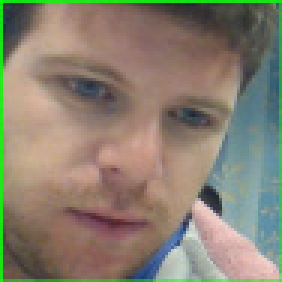
#> input picture face/images/comp000.jpeg, 94 x 94 px (shown 3 times larger)
$ python find_in_photo_old_polygon.py images/comp000.jpeg   (Python 2 division)   (older library calls are emulated)
#> lines starting #> are read from the running program, lines starting #| are printed output that depends on the picture; after the words box and inside, x2 and y2 are one past the last pixel; in counts of white or black regions, pixels touching at a corner belong together
import os,time
import numpy as np
import cv2,sys
faces_num = 0
def main():
    # Get user supplied values
    imagePath = sys.argv[1]
    scale = 1.1
    size = 10
    neighbors = 1
    done = False
    faceCascade = cv2.CascadeClassifier(str("src/haarcascade_frontalface_default.xml"))
    eye_cascade = cv2.CascadeClassifier(str("src/haarcascade_eye.xml"))
    mouthCascade = cv2.CascadeClassifier(str("src/Mouth.xml"))
    noseCascade = cv2.CascadeClassifier(str("src/haarcascade_mcs_nose.xml"))
    glassesCascade = cv2.CascadeClassifier(str("src/eye_glasses.xml"))
    # Read the image
    # Detect faces in the image
    while not done:
        image = cv2.imread(imagePath)
#> image is the input picture: shape (94, 94, 3); mean B, G, R 112.7, 128.1, 137
        frame = image
        gray = cv2.cvtColor(image, cv2.COLOR_BGR2GRAY)
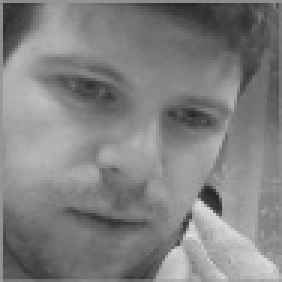
#> gray: shape (94, 94) (shown 3 times larger); min 37, max 225, mean 129
        faces = faceCascade.detectMultiScale(
            gray,
            scaleFactor=scale,
            minNeighbors=neighbors,
            minSize=(size, size),
            flags = cv2.cv.CV_HAAR_SCALE_IMAGE
        )
#> faces = [[2, 4, 89, 89]]
        # Draw a rectangle around the faces
        eye_counter = 0
        face_counter = 0
        feature_width = 10
        record = True
        if len(faces)>0:
            for (x, y, w, h) in faces:
                if record == True and done == True:
                   break
                mouth_found = False
                nose_found = False
                eye_found = False
                eye_up = 1
                face_counter+=1
                roi_gray = gray[y:y+h, x:x+w]
                roi_color = frame[y:y+h, x:x+w]
                eyes = eye_cascade.detectMultiScale(roi_gray)
                nose = noseCascade.detectMultiScale(roi_gray)
                mouth = mouthCascade.detectMultiScale(roi_gray)
                #cv2.rectangle(frame, (x, y), (x+w, y+h), (255, 0, 0), 2)
                print 'face  : x = %s  y = %s  w = %s  h = %s'%(x,y,w,h)
                print "number of eyes = %s"%len(eyes)
                if len(eyes) < 2:
                    eyes = glassesCascade.detectMultiScale(roi_gray)
                    print len(eyes)
                for i in range(len (eyes)):
                    if eye_found :
                        break
                    for (ex,ey,ew,eh) in eyes:
                        # [6 lines of commented-out code are left out]
                        eye_counter+=1
                        if eye_counter > eye_up:
                            if abs(ey_1-ey) < 20 and abs(ex_1-ex) > 15 and abs(eh_1 -eh ) < 15:
                                print 'eye_2 : x = %s  y = %s  w = %s  h = %s'%(ex,ey,ew,eh)
                                cv2.rectangle(roi_color,(ex+ew/2,ey+eh/2),(ex+ew/2,ey+eh/2),(0,255, 255),feature_width)
                                cv2.rectangle(roi_color,(ex_1+ew_1/2,ey_1+eh_1/2),(ex_1+ew_1/2,ey_1+eh_1/2),(0,255, 255),feature_width)
                                ex_2 = ex
                                ey_2 = ey
                                ew_2 = ew
                                eh_2 = eh
                                eye_found = True
                                eye_counter = 0
                                eye_up = 1
                                # [4 lines of commented-out code are left out]
                                if record:
                                    cv2.line(roi_color,(ex_1+ew_1/2,ey_1+eh_1/2),(ex_2+ew_2/2,ey_2+eh_2/2),(255, 255, 255),2)
                                break
                            else:
                                eye_counter = 0
                                eye_up += 1
                        elif eye_counter == eye_up:
                            #cv2.rectangle(roi_color,(ex+ew/2,ey+eh/2),(ex+ew/2,ey+eh/2),(0, 255, 255),feature_width)
                            print 'eye_1 : x = %s  y = %s  w = %s  h = %s'%(ex,ey,ew,eh)
                            ex_1 = ex
                            ey_1 = ey
                            ew_1 = ew
                            eh_1 = eh
                            # [4 lines of commented-out code are left out]
                for (mx,my,mw,mh) in mouth:
                    #print 'mouth : x = %s  y = %s  w = %s  h = %s'%(mx,my,mw,mh)

                    if not eye_found or mouth_found :
                        break
                    else:
                        if my>ey+20 and h <my+mh+20:
                            print 'mouth : x = %s  y = %s  w = %s  h = %s'%(mx,my,mw,mh)
                            cv2.rectangle(roi_color,(mx+mw/2,my+mh/2),(mx+mw/2,my+mh/2),(255, 0, 255),feature_width)
                            # [4 lines of commented-out code are left out]
                            mouth_found = True
                            if record:
                                cv2.line(roi_color,(ex_1+ew_1/2,ey_1+eh_1/2),(mx+mw/2,my+mh/2),(255, 255, 255),2)
                                cv2.line(roi_color,(ex_2+ew_2/2,ey_2+eh_2/2),(mx+mw/2,my+mh/2),(255, 255, 255),2)
                            break
                for (nx,ny,nw,nh) in nose:
                    if not mouth_found or nose_found:
                        break
                    else:
                        print 'nose : x = %s  y = %s  w = %s  h = %s'%(nx,ny,nw,nh)
                        if ny<my and ny >ey:
                            if (ex_1+ex_2)/2<nx+30 and (ex_1+ex_2)/2>nx-30:
                                nose_found = True
                                cv2.rectangle(roi_color,(nx+nw/2,ny+nh/2),(nx+nw/2,ny+nh/2),(255, 255, 0),feature_width)
                                done = True
                                if record:
                                    cv2.line(roi_color,(ex_1+ew_1/2,ey_1+eh_1/2),(nx+nw/2,ny+nh/2),(255, 255, 255),2)
                                    cv2.line(roi_color,(ex_2+ew_2/2,ey_2+eh_2/2),(nx+nw/2,ny+nh/2),(255, 255, 255),2)
                                    cv2.line(roi_color,(nx+nw/2,ny+nh/2),(mx+mw/2,my+mh/2),(255, 255, 255),2)
                                break
#> this loop made 1 pass
#> (x, y, w, h) on pass 1: (2, 4, 89, 89)
#| face  : x = 2  y = 4  w = 89  h = 89
#| number of eyes = 2
#| eye_1 : x = 16  y = 16  w = 25  h = 25
#| eye_2 : x = 50  y = 24  w = 21  h = 21
#| mouth : x = 24  y = 62  w = 32  h = 19
#> pass 1, in main, `roi_gray = gray[y:y+h, x:x+w]`:
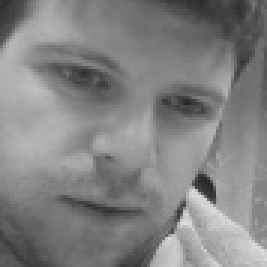
#> roi_gray: shape (89, 89) (shown 3 times larger); min 37, max 225, mean 130.3
#> pass 1, in main, `roi_color = frame[y:y+h, x:x+w]`:
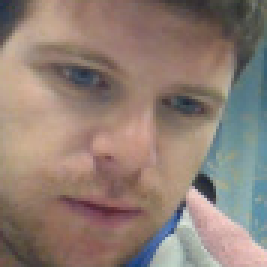
#> roi_color: shape (89, 89, 3) (shown 3 times larger); mean B, G, R 116.4, 126.1, 143.7
#> after the loop:
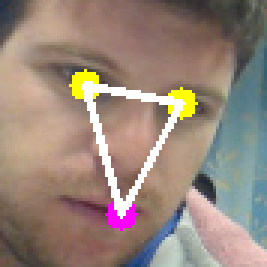
#> roi_color: shape (89, 89, 3) (shown 3 times larger); 6.09% of pixels changed, all inside (x1, y1, x2, y2) = (23, 23, 66, 77)
#> after the loop, eh_2 = 21; ew_2 = 21; ex_2 = 50; ey_2 = 24; eye_counter = 0; face_counter = 1
        #cv2.imwrite("./face.jpeg",frame)
        if done == True:
            print "scale = %s"%scale
            cv2.imshow("Faces found", frame)
            cv2.waitKey(0)
        else:
            size += 10
            if size > 80:
                size = 10
                scale +=0.1
                print scale
            print size
        if scale > 1.9:
            done = True
            print "Cannot detect face"
if __name__ == '__main__':
    main()

$ run again, on face/images/comp11.jpeg
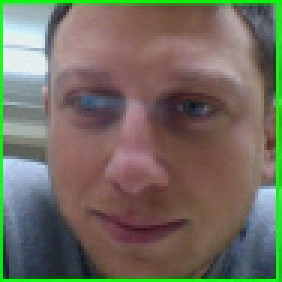
#> input picture face/images/comp11.jpeg, 94 x 94 px (shown 3 times larger)
#> in main, image is the input picture: shape (94, 94, 3); mean B, G, R 96.8, 109.3, 114.2
#> in main, `gray = cv2.cvtColor(image, cv2.COLOR_BGR2GRAY)`:
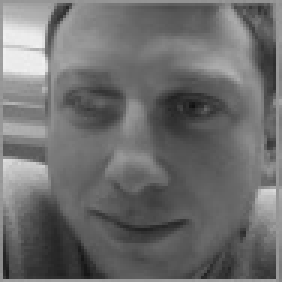
#> gray: shape (94, 94) (shown 3 times larger); min 17, max 240, mean 109.3
#> faces = [[4, 3, 89, 89]]
#> the loop in main, `for (x, y, w, h) in faces:` made 1 pass
#> (x, y, w, h) on pass 1: (4, 3, 89, 89)
#> (printed output is left out)
#> after the loop in main, `for (x, y, w, h) in faces:`:
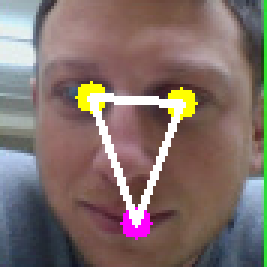
#> roi_color: shape (89, 89, 3) (shown 3 times larger); mean B, G, R 106.4, 111.1, 128.6
#> after the loop in main, `for (x, y, w, h) in faces:`: eh_2 = 24; ex_2 = 48; ey_2 = 22; eye_counter = 0; face_counter = 1

$ run again, on face/images/comp12.jpeg
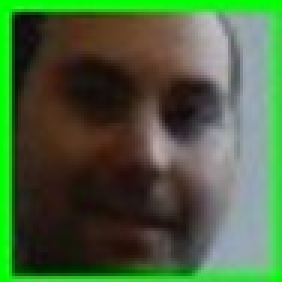
#> input picture face/images/comp12.jpeg, 94 x 94 px (shown 3 times larger)
#> in main, image is the input picture: shape (94, 94, 3); mean B, G, R 61.3, 97.9, 73.7
#> in main, `gray = cv2.cvtColor(image, cv2.COLOR_BGR2GRAY)`:
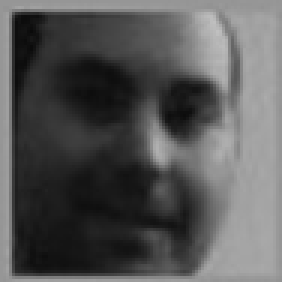
#> gray: shape (94, 94) (shown 3 times larger); min 10, max 192, mean 86.5
#> faces = [[7, 6, 81, 81]]
#> the loop in main, `for (x, y, w, h) in faces:` made 1 pass
#> (x, y, w, h) on pass 1: (7, 6, 81, 81)
#> (printed output is left out)
#> pass 1, in main, `roi_color = frame[y:y+h, x:x+w]`:
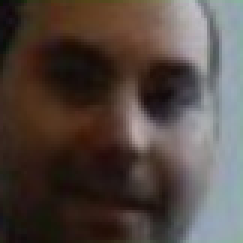
#> roi_color: shape (81, 81, 3) (shown 3 times larger); mean B, G, R 65.7, 71.4, 82.8
#> after the loop in main, `for (x, y, w, h) in faces:`: eye_counter = 0; face_counter = 1

$ run again, on face/images/comp13.jpeg
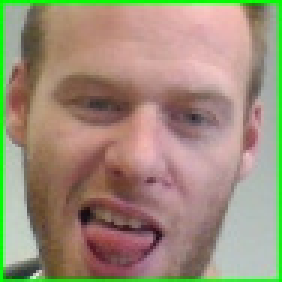
#> input picture face/images/comp13.jpeg, 94 x 94 px (shown 3 times larger)
#> in main, image is the input picture: shape (94, 94, 3); mean B, G, R 121.2, 142.4, 157.4
#> in main, `gray = cv2.cvtColor(image, cv2.COLOR_BGR2GRAY)`:
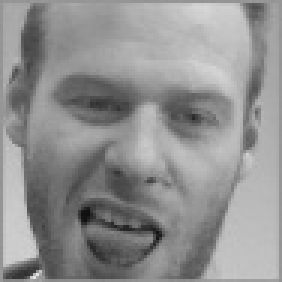
#> gray: shape (94, 94) (shown 3 times larger); min 15, max 229, mean 144.5
#> faces = [[7, 6, 79, 79]]
#> the loop in main, `for (x, y, w, h) in faces:` made 1 pass
#> (x, y, w, h) on pass 1: (7, 6, 79, 79)
#> (printed output is left out)
#> pass 1, in main, `roi_color = frame[y:y+h, x:x+w]`:
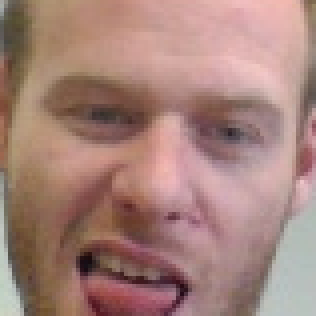
#> roi_color: shape (79, 79, 3) (shown 4 times larger); mean B, G, R 122, 130.3, 165.6
#> after the loop in main, `for (x, y, w, h) in faces:`: eye_counter = 0; face_counter = 1
